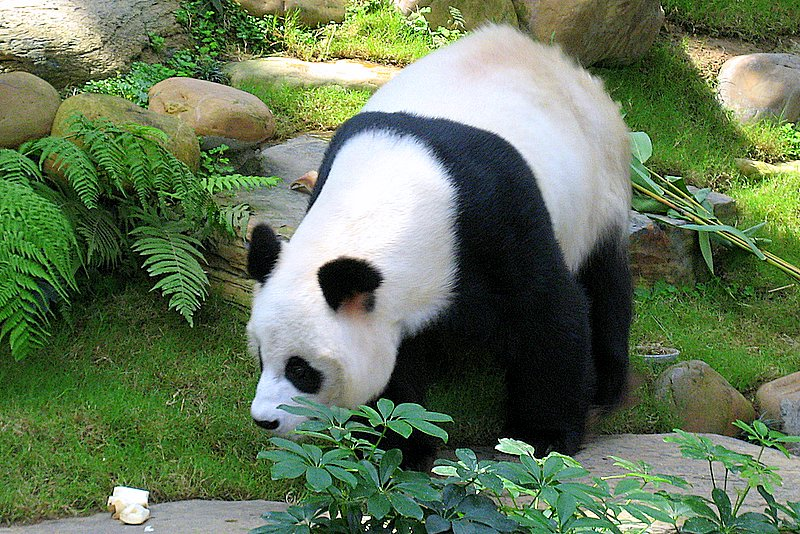
#> input picture 2021 Semister 1/ENGN6528 Computer Vision/Lab-Assignments/1/CLab01 u7235649/images/image3.jpg, 800 x 534 px
$ python task6.py
#> lines starting #> are read from the running program, lines starting #| are printed output that depends on the picture
import imageio
import matplotlib.pyplot as plt
import numpy as np
import cv2

img = cv2.resize(imageio.imread("../images/image3.jpg"), (512, 512))
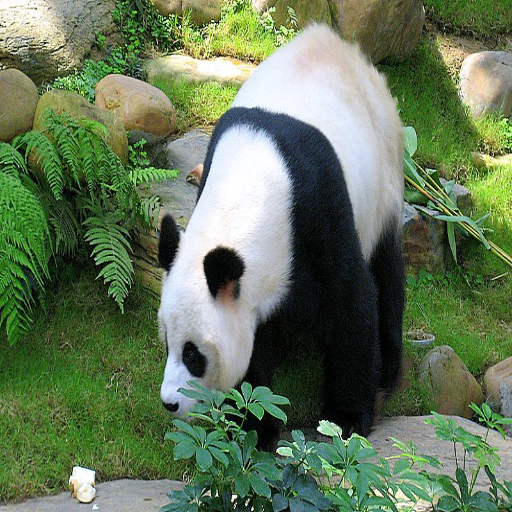
#> img: shape (512, 512, 3); mean R, G, B 100, 118.7, 88.4


# 1. Implement image translation function

def my_translation(_img, _tx, _ty):
#> called with _tx = 2, _ty = 4
    if _ty < -100 or _ty > 100 or _tx < -100 or _tx > 100:
        raise Exception("x and y should in range [-100, 100]")
    print(_tx, _ty)
    (_h, _w, _c) = _img.shape
    out = np.zeros((_h, _w, _c), dtype=float)
    _img = _img.astype(float)
    _empty_pixel = np.array([0, 0, 0])
    for y in range(_h):
        for x in range(_w):
            ori_y = y + _ty
            ori_x = x - _tx
            ori_y1 = int(ori_y) if ori_y >= 0 else int(ori_y) - 1
            ori_x1 = int(abs(ori_x)) if ori_x >= 0 else int(ori_x) - 1
            ori_y2 = 1 + ori_y1
            ori_x2 = 1 + ori_x1
            diff_y1 = ori_y - ori_y1
            diff_x1 = ori_x - ori_x1
            diff_y2 = ori_y2 - ori_y
            diff_x2 = ori_x2 - ori_x

            if _h > ori_y1 >= 0:
                if _w > ori_x1 >= 0:
                    ori_pixel1 = _img[ori_y1, ori_x1]
                else:
                    ori_pixel1 = _empty_pixel
                if _w > ori_x2 >= 0:
                    ori_pixel2 = _img[ori_y1, ori_x2]
                else:
                    ori_pixel2 = _empty_pixel
            else:
                ori_pixel1 = _empty_pixel
                ori_pixel2 = _empty_pixel

            if _h > ori_y2 >= 0:
                if _w > ori_x1 >= 0:
                    ori_pixel3 = _img[ori_y1, ori_x1]
                else:
                    ori_pixel3 = _empty_pixel
                if _w > ori_x2 >= 0:
                    ori_pixel4 = _img[ori_y1, ori_x2]
                else:
                    ori_pixel4 = _empty_pixel
            else:
                ori_pixel3 = _empty_pixel
                ori_pixel4 = _empty_pixel

            if _ty == 1.7:
                print("(%d,%d) ->" % (x, y), "x1: %d, x2: %d, y1: %d, y2: %d" % (ori_x1, ori_x2, ori_y1, ori_y2))
            # print("\ndiff_y1: ", diff_y1, ", diff_x1: ", diff_x1, ", diff_y2: ", diff_y2, ", diff_x2: ", diff_x2)
            out[y][x] = diff_y1 * diff_x1 * ori_pixel1 + diff_y1 * diff_x2 * ori_pixel2 + diff_y2 * diff_x1 * ori_pixel3 + diff_y2 * diff_x2 * ori_pixel4
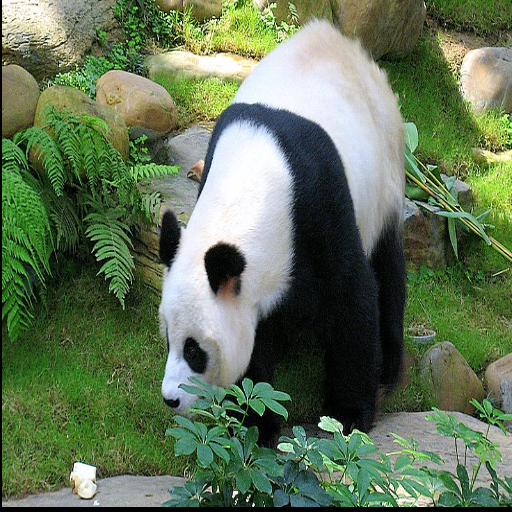
#> out: shape (512, 512, 3) float64; mean of channels 0, 1, 2 98.4, 116.9, 87.1; drawn as R, G, B
            # print("done")
    return out


(tx1, ty1) = (2.0, 4.0)
(tx2, ty2) = (-4.0, -6.0)
(tx3, ty3) = (2.5, 4.5)
(tx4, ty4) = (-0.9, 1.7)
(tx5, ty5) = (92.0, -91.0)
# (tx5, ty5) = (50.3, -90.7)

trans_img1 = my_translation(img, tx1, ty1)
trans_img2 = my_translation(img, tx2, ty2)
#> call 2 of my_translation, with _tx = -4, _ty = -6
#> after the loop in my_translation (call 2), `for y in range(_h):`:
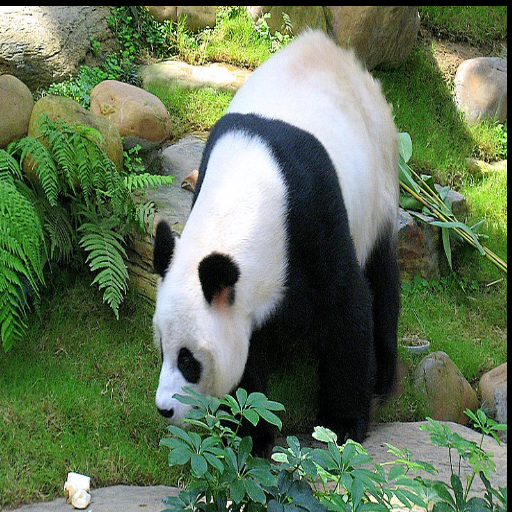
#> out: shape (512, 512, 3) float64; mean of channels 0, 1, 2 98, 116.1, 86.5; drawn as R, G, B
trans_img3 = my_translation(img, tx3, ty3)
#> call 3 of my_translation, with _tx = 2.5, _ty = 4.5
#> after the loop in my_translation (call 3), `for y in range(_h):`:
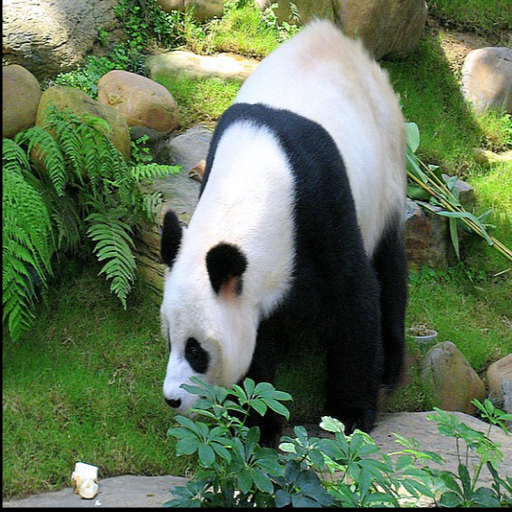
#> out: shape (512, 512, 3) float64; mean of channels 0, 1, 2 98.4, 116.8, 87.1; drawn as R, G, B
trans_img4 = my_translation(img, tx4, ty4)
#> call 4 of my_translation, with _tx = -0.9, _ty = 1.7
#> after the loop in my_translation (call 4), `for y in range(_h):`:
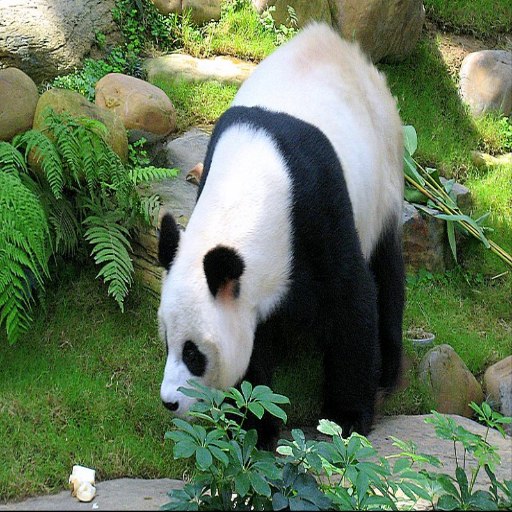
#> out: shape (512, 512, 3) float64; mean of channels 0, 1, 2 99.7, 118.3, 88.1; drawn with min black and max white
trans_img5 = my_translation(img, tx5, ty5)
#> after the loop in my_translation (call 5), `for y in range(_h):`:
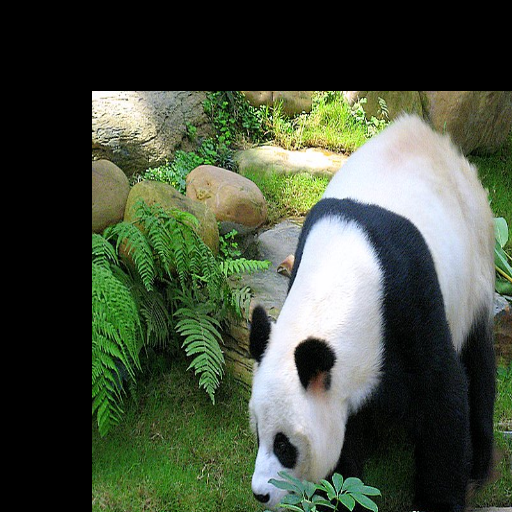
#> out: shape (512, 512, 3) float64; mean of channels 0, 1, 2 69.2, 79.3, 62.2; drawn as R, G, B

# plt.subplot(3, 2, 1)
plt.subplot(1, 1, 1)
plt.title("Original image")
plt.imshow(np.uint8(img))
plt.show()

# plt.subplot(3, 2, 2)
plt.subplot(1, 1, 1)
plt.title("Translated by (%.1f, %.1f)" % (tx1, ty1))
plt.imshow(np.uint8(trans_img1))
plt.show()

# plt.subplot(3, 2, 3)
plt.subplot(1, 1, 1)
plt.title("Translated by (%.1f, %.1f)" % (tx2, ty2))
plt.imshow(np.uint8(trans_img2))
plt.show()

# plt.subplot(3, 2, 4)
plt.subplot(1, 1, 1)
plt.title("Translated by (%.1f, %.1f)" % (tx3, ty3))
plt.imshow(np.uint8(trans_img3))
plt.show()

# plt.subplot(3, 2, 5)
plt.subplot(1, 1, 1)
plt.title("Translated by (%.1f, %.1f)" % (tx4, ty4))
plt.imshow(np.uint8(trans_img4))
plt.show()

# plt.subplot(3, 2, 6)
plt.subplot(1, 1, 1)
plt.title("Translated by (%.1f, %.1f)" % (tx5, ty5))
plt.imshow(np.uint8(trans_img5))

plt.show()

$ run again, with 2021 Semister 1/ENGN6528 Computer Vision/Lab-Assignments/1/CLab01 u7235649/images/image2.jpg copied over 2021 Semister 1/ENGN6528 Computer Vision/Lab-Assignments/1/CLab01 u7235649/images/image3.jpg
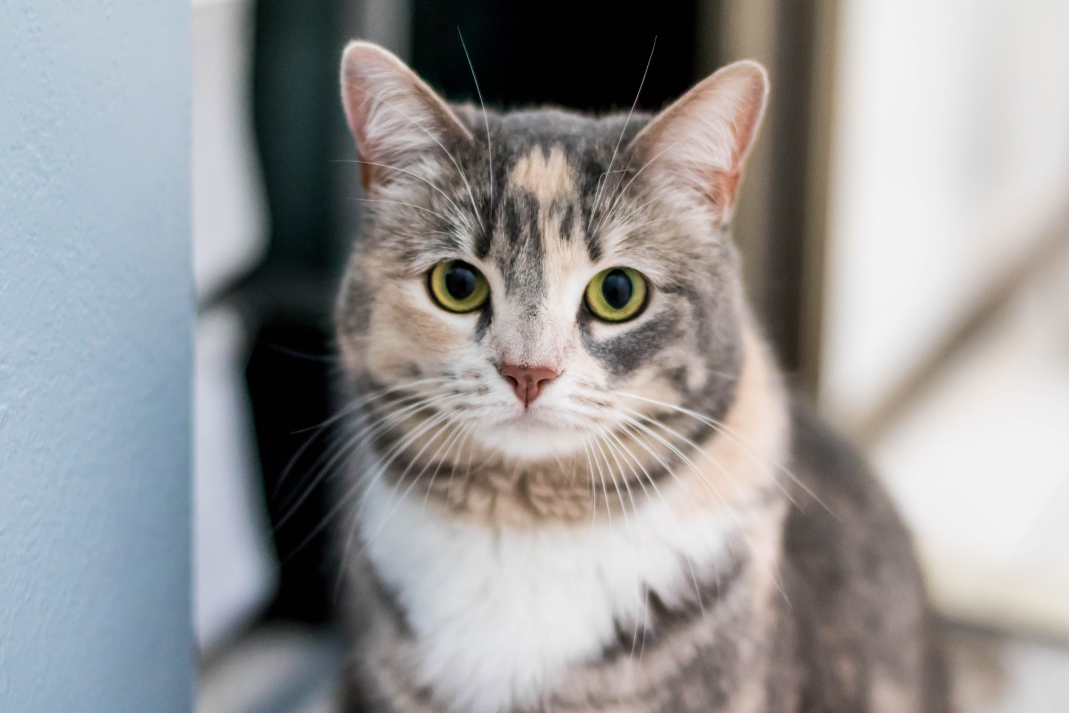
#> input picture 2021 Semister 1/ENGN6528 Computer Vision/Lab-Assignments/1/CLab01 u7235649/images/image2.jpg, 5345 x 3563 px (shown at 1/5 size)
#> after the loop in my_translation (call 5), `for y in range(_h):`:
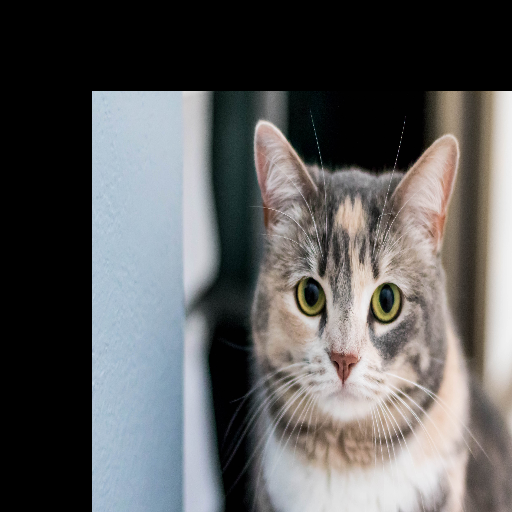
#> out: shape (512, 512, 3) float64; mean of channels 0, 1, 2 92.1, 92.1, 92.2; drawn as R, G, B
#> `plt.show()`:
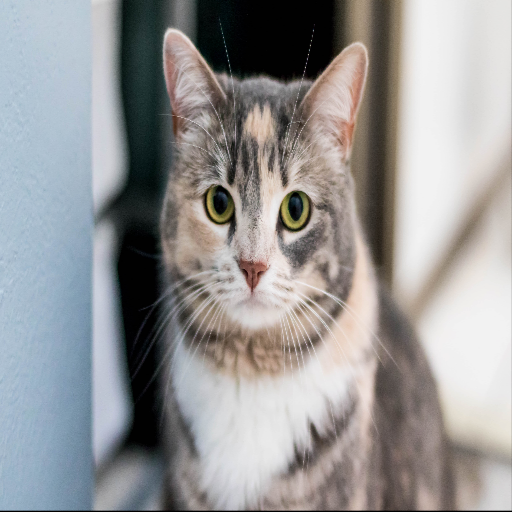
#> shown: shape (512, 512, 3); mean R, G, B 150.3, 149.7, 149.9
